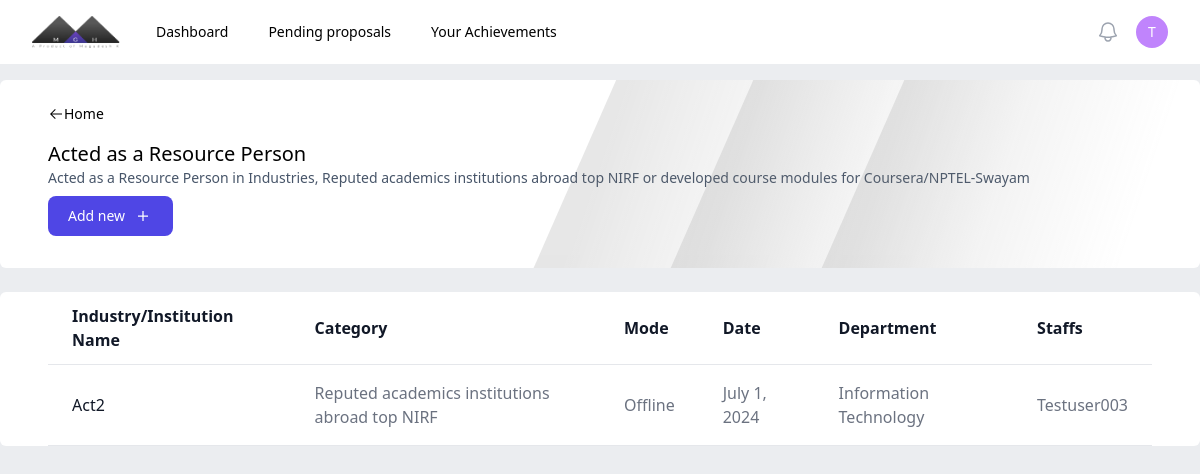
The app's page /r3/ (signed in) with its own data.
### authentication/models.py (models this page shows)
class staff(AbstractUser):
    dept = models.ForeignKey(department, on_delete=models.CASCADE, null=True, blank=True)
    designation = models.CharField(max_length=20)
    phone = models.CharField(max_length=20)
    def __str__(self):
        return self.username

class department(models.Model):
    name = models.CharField(max_length=50)
    hod = models.OneToOneField('staff', on_delete=models.SET_NULL, null=True, blank=True, related_name='hod')
    def __str__(self):
        return self.name

### central/models.py (models this page shows, shortened)
class r3(models.Model):
    modes = [
        ("Online", "Online"),
        ("Offline", "Offline"),
    ]
    categories = [
        ("Reputed academics institutions abroad top NIRF", "Reputed academics institutions abroad top NIRF etc"),
        ("Industries", "Industries"),
        ("Developed Course modules on Swayam-NPTEL or Coursera (minimum: 1hr)","Developed Course modules Swayam-NPTEL or Coursera (minimum: 1hr)")
    ]
    mode = models.CharField(max_length=50, choices=modes)
    category = models.CharField(max_length=100, choices=categories)
    location = models.CharField(max_length=75)
    purpose = models.TextField()
    staffs = models.ForeignKey(staff, on_delete=models.CASCADE, null=True)
    department = models.ForeignKey(department, on_delete=models.SET_NULL, null=True)
    date = models.DateField()
    hodapproval = models.BooleanField(verbose_name="HoD Approval Status", default=False, null=True)
    controller = models.BooleanField(verbose_name="Controller Approval Status", default=False, null=True)
    class Meta:
        verbose_name = 'Acted as a Resource person'
        verbose_name_plural = 'Acted as a Resource person'

### central/views.py (the view)
# urls.py: path('r3/', ctv.r3),
@login_required
def r3(request):
    obj = _r3.objects.filter(staffs = request.user, controller=True)
    return render(request, 'central/r3.html', {'objects': obj})

### central/templates/central/r3.html (shortened to what this page needs)
{% extends 'central/publication.html' %}
{% block header %}
    <p class="text-xl font-medium mt-4">Acted as a Resource Person</p>
    <p class="text-sm text-slate-600">Acted as a Resource Person in Industries, Reputed academics institutions abroad top NIRF or developed course modules for Coursera/NPTEL-Swayam</p>
{% endblock %}
{% block addurl %}
     /r3application
{% endblock %}
{% block content %}
<table class=" text-left min-h-full text-gray-500 bg-white dark:text-gray-400 rounded-md overflow-x-auto w-full">
    <thead class="border-b text-gray-900 dark:text-gray-400">
        <tr>
            <th scope="col" class="px-6 py-3">
                Industry/Institution Name
            </th>
            <th scope="col" class="px-6 py-3">
                Category
            </th>
            <th scope="col" class="px-6 py-3">
                Mode
            </th>
            <th scope="col" class="px-6 py-3">
                Date
            </th>
            <th scope="col" class="px-6 py-3">
                Department
            </th>
            <th scope="col" class="px-6 py-3">
                Staffs
            </th>
        </tr>
    </thead>
    <tbody>
        {% for object in objects %}
        <tr class="border-b">
            <td scope="row" class="hover:underline px-6 py-4 font-medium text-gray-900 whitespace-nowrap">
                <a href="">
                {{object.location}}
                </a>
            </td>
            <td scope="row" class="px-6 py-4">
                <a href="">
                {{object.category}}
                </a>
            </td>
            <td class="px-6 py-4">
                {{object.mode}}
            </td>
            <td class="px-6 py-4">
                {{object.date}}
            </td>
            <td class="px-6 py-4">
                {{request.user.dept}}
            </td>
            <td class="px-6 py-4">
                {{request.user}}
            </td>
        </tr>
        {% endfor %}
    </tbody>
    </table>
{% endblock %}

### central/templates/central/nav.html (shortened to what this page needs)
{% load static %}
<nav class="bg-white">
     <div class="mx-auto max-w-7xl px-2 sm:px-6 lg:px-8">
       <div class="relative flex h-16 items-center justify-between">
         <div class="flex flex-1 items-center justify-center sm:items-stretch sm:justify-start">
           <div class="flex flex-shrink-0 items-center">
             <img class="h-8 w-auto" src="{% static 'images/logo.png' %}" alt="Your Company">
           </div>
           <div class="hidden sm:ml-6 sm:block">
             <div class="flex space-x-4">
               <a href="/" class="rounded-md px-3 py-2 text-sm font-medium text-black hover:bg-gray-100" aria-current="page">Dashboard</a>
               <a href="/pendingproposals" class="rounded-md px-3 py-2 text-sm font-medium text-black hover:bg-gray-100 hover:text-black">Pending proposals</a>
               <a href="/achievements" class="rounded-md px-3 py-2 text-sm font-medium text-black hover:bg-gray-100 hover:text-black">Your Achievements</a>
             </div>
           </div>
         </div>
         <div class="absolute inset-y-0 right-0 flex items-center pr-2 sm:static sm:inset-auto sm:ml-6 sm:pr-0">
           <button type="button" class="relative rounded-full p-1 text-gray-400 hover:text-black focus:outline-none focus:ring-2 focus:ring-white focus:ring-offset-2 focus:ring-offset-gray-800">
             <span class="absolute -inset-1.5"></span>
           </button>
           <div class="relative ml-3">
             <div>
               <button type="button" class="min-w-8 min-h-8 flex items-center justify-center relative rounded-full text-sm border-none focus:outline-none" id="user-menu-button" aria-expanded="false" aria-haspopup="true">
                 <div class="">
                    <p class="text-white font-medium">{{request.user.username|make_list|first}}</p>
                 </div>
               </button>
             </div>
           </div>
         </div>
       </div>
     </div>
   </nav>

### records on screen
staff: user.username|make_list "T", user.dept "Information Technology", user "Testuser003"
r3: location "Act2", category "Reputed academics institutions abroad top NIRF", mode "Offline", date "July 1, 2024"
